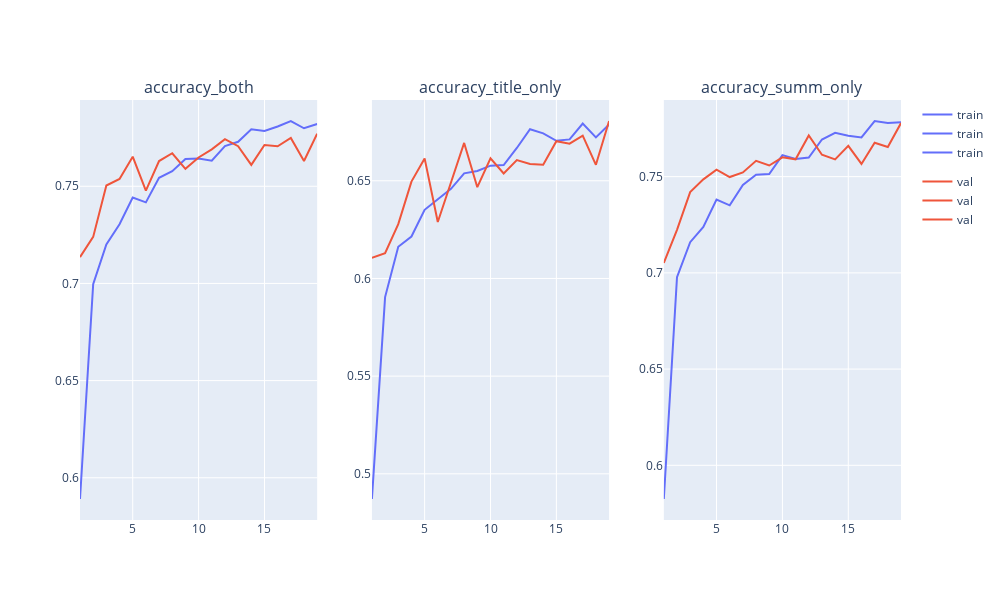

The notebook cell this image was saved under:
### Code cell
last_saved_epoch = None
for _ in range(epochs):
    clear_output(True)
    print(last_saved_epoch)
    plot(acc_history, ["accuracy_both", "accuracy_title_only", "accuracy_summ_only"], f"plots/model_08.1.png")

    acc_history['train'].append(train(model, train_set, **params))
    acc_history['val'].append(validate(model, val_set, **params))
    if acc_history['val'][-1]['accuracy_both'] > max_acc:
        max_acc = acc_history['val'][-1]['accuracy_both']
        last_saved_epoch = len(acc_history)
        model.save(f'./models/08.1')

### Figure 1 — Plotly figure (JSON) as saved in the notebook; plotly's stock layout.template omitted (floating-point values rounded to 4 significant figures)
{"data": [{"hovertemplate": "stage=train<br>epoch=%{x}<br>value=%{y}<extra></extra>", "legendgroup": "train", "line": {"color": "#636efa", "dash": "solid"}, "marker": {"symbol": "circle"}, "mode": "lines", "name": "train", "orientation": "v", "showlegend": true, "type": "scatter", "x": [1, 2, 3, 4, 5, 6, 7, 8, 9, 10, 11, 12, 13, 14, 15, 16, 17, 18, 19], "xaxis": "x", "y": [0.5891, 0.6996, 0.7201, 0.7305, 0.7442, 0.7417, 0.7544, 0.7577, 0.764, 0.7643, 0.7631, 0.7707, 0.7729, 0.7793, 0.7784, 0.7808, 0.7836, 0.7798, 0.782], "yaxis": "y"}, {"hovertemplate": "stage=val<br>epoch=%{x}<br>value=%{y}<extra></extra>", "legendgroup": "val", "line": {"color": "#EF553B", "dash": "solid"}, "marker": {"symbol": "circle"}, "mode": "lines", "name": "val", "orientation": "v", "showlegend": true, "type": "scatter", "x": [1, 2, 3, 4, 5, 6, 7, 8, 9, 10, 11, 12, 13, 14, 15, 16, 17, 18, 19], "xaxis": "x", "y": [0.7135, 0.724, 0.7504, 0.7538, 0.7652, 0.7478, 0.763, 0.767, 0.759, 0.7648, 0.769, 0.7742, 0.7706, 0.761, 0.7712, 0.7706, 0.7748, 0.763, 0.777], "yaxis": "y"}, {"hovertemplate": "stage=train<br>epoch=%{x}<br>value=%{y}<extra></extra>", "legendgroup": "train", "line": {"color": "#636efa", "dash": "solid"}, "marker": {"symbol": "circle"}, "mode": "lines", "name": "train", "orientation": "v", "showlegend": true, "type": "scatter", "x": [1, 2, 3, 4, 5, 6, 7, 8, 9, 10, 11, 12, 13, 14, 15, 16, 17, 18, 19], "xaxis": "x2", "y": [0.4871, 0.5905, 0.6162, 0.6215, 0.6352, 0.6407, 0.6459, 0.6538, 0.655, 0.6577, 0.658, 0.6668, 0.6764, 0.6743, 0.6705, 0.6712, 0.6793, 0.6722, 0.6788], "yaxis": "y2"}, {"hovertemplate": "stage=val<br>epoch=%{x}<br>value=%{y}<extra></extra>", "legendgroup": "val", "line": {"color": "#EF553B", "dash": "solid"}, "marker": {"symbol": "circle"}, "mode": "lines", "name": "val", "orientation": "v", "showlegend": true, "type": "scatter", "x": [1, 2, 3, 4, 5, 6, 7, 8, 9, 10, 11, 12, 13, 14, 15, 16, 17, 18, 19], "xaxis": "x2", "y": [0.6106, 0.613, 0.6278, 0.6496, 0.6615, 0.6289, 0.6491, 0.6694, 0.6467, 0.6615, 0.6538, 0.6606, 0.6586, 0.6582, 0.6703, 0.669, 0.6731, 0.6582, 0.6806], "yaxis": "y2"}, {"hovertemplate": "stage=train<br>epoch=%{x}<br>value=%{y}<extra></extra>", "legendgroup": "train", "line": {"color": "#636efa", "dash": "solid"}, "marker": {"symbol": "circle"}, "mode": "lines", "name": "train", "orientation": "v", "showlegend": true, "type": "scatter", "x": [1, 2, 3, 4, 5, 6, 7, 8, 9, 10, 11, 12, 13, 14, 15, 16, 17, 18, 19], "xaxis": "x3", "y": [0.5825, 0.6977, 0.7159, 0.7238, 0.738, 0.7351, 0.7456, 0.7509, 0.7513, 0.7612, 0.7592, 0.7599, 0.7693, 0.7727, 0.7712, 0.7704, 0.7789, 0.7778, 0.7783], "yaxis": "y3"}, {"hovertemplate": "stage=val<br>epoch=%{x}<br>value=%{y}<extra></extra>", "legendgroup": "val", "line": {"color": "#EF553B", "dash": "solid"}, "marker": {"symbol": "circle"}, "mode": "lines", "name": "val", "orientation": "v", "showlegend": true, "type": "scatter", "x": [1, 2, 3, 4, 5, 6, 7, 8, 9, 10, 11, 12, 13, 14, 15, 16, 17, 18, 19], "xaxis": "x3", "y": [0.7051, 0.7224, 0.742, 0.7486, 0.7536, 0.7498, 0.7522, 0.7582, 0.7558, 0.76, 0.759, 0.7714, 0.7614, 0.759, 0.766, 0.7566, 0.7676, 0.7654, 0.7778], "yaxis": "y3"}], "layout": {"annotations": [{"font": {"size": 16}, "showarrow": false, "text": "accuracy_both", "x": 0.1444, "xanchor": "center", "xref": "paper", "y": 1, "yanchor": "bottom", "yref": "paper"}, {"font": {"size": 16}, "showarrow": false, "text": "accuracy_title_only", "x": 0.5, "xanchor": "center", "xref": "paper", "y": 1, "yanchor": "bottom", "yref": "paper"}, {"font": {"size": 16}, "showarrow": false, "text": "accuracy_summ_only", "x": 0.8556, "xanchor": "center", "xref": "paper", "y": 1, "yanchor": "bottom", "yref": "paper"}], "height": 600, "showlegend": true, "width": 1000, "xaxis": {"anchor": "y", "autorange": true, "domain": [0, 0.2889], "range": [1, 19], "type": "linear"}, "xaxis2": {"anchor": "y2", "autorange": true, "domain": [0.3556, 0.6444], "range": [1, 19], "type": "linear"}, "xaxis3": {"anchor": "y3", "autorange": true, "domain": [0.7111, 1], "range": [1, 19], "type": "linear"}, "yaxis": {"anchor": "x", "autorange": true, "domain": [0, 1], "range": [0.5783, 0.7944], "type": "linear"}, "yaxis2": {"anchor": "x2", "autorange": true, "domain": [0, 1], "range": [0.4764, 0.6913], "type": "linear"}, "yaxis3": {"anchor": "x3", "autorange": true, "domain": [0, 1], "range": [0.5716, 0.7898], "type": "linear"}}}
